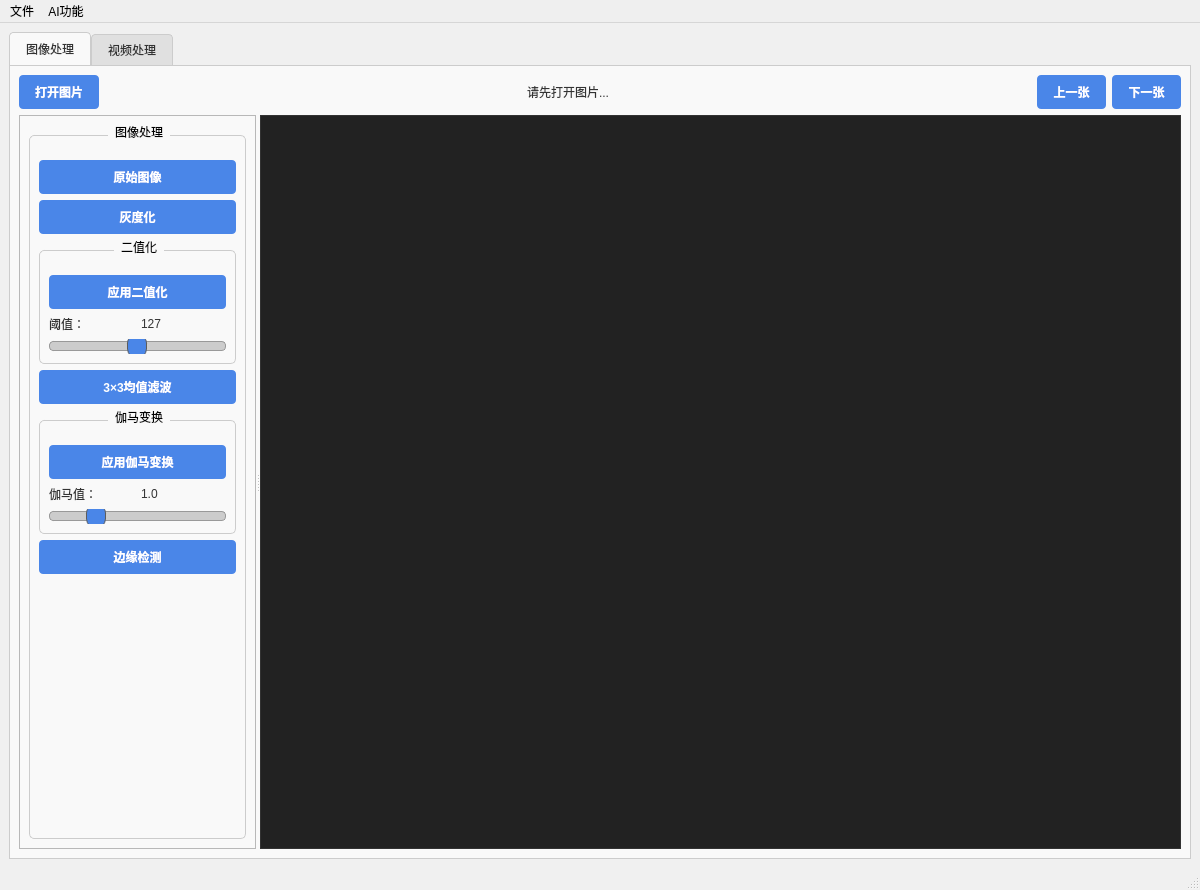
<?xml version="1.0" encoding="UTF-8"?>
<ui version="4.0">
 <class>MainWindow</class>
 <widget class="QMainWindow" name="MainWindow">
  <property name="geometry">
   <rect>
    <x>0</x>
    <y>0</y>
    <width>1200</width>
    <height>800</height>
   </rect>
  </property>
  <property name="windowTitle">
   <string>图像与视频处理软件</string>
  </property>
  <property name="styleSheet">
   <string notr="true">QMainWindow {
    background-color: #f0f0f0;
}
QPushButton {
    background-color: #4a86e8;
    color: white;
    border: none;
    padding: 8px 16px;
    border-radius: 4px;
    font-weight: bold;
}
QPushButton:hover {
    background-color: #3a76d8;
}
QPushButton:pressed {
    background-color: #2a66c8;
}
QSlider::groove:horizontal {
    border: 1px solid #999999;
    height: 8px;
    background: #cccccc;
    margin: 2px 0;
    border-radius: 4px;
}
QSlider::handle:horizontal {
    background: #4a86e8;
    border: 1px solid #5c5c5c;
    width: 18px;
    margin: -8px 0;
    border-radius: 9px;
}
QLabel {
    color: #333333;
}
QTabWidget::pane {
    border: 1px solid #cccccc;
    background-color: #f9f9f9;
}
QTabBar::tab {
    background-color: #e0e0e0;
    color: #333333;
    padding: 8px 16px;
    border-top-left-radius: 4px;
    border-top-right-radius: 4px;
    border: 1px solid #cccccc;
    border-bottom: none;
}
QTabBar::tab:selected {
    background-color: #f9f9f9;
    border-bottom: 1px solid #f9f9f9;
}
QTabBar::tab:!selected {
    margin-top: 2px;
}
QGroupBox {
    border: 1px solid #cccccc;
    border-radius: 5px;
    margin-top: 10px;
    padding-top: 15px;
}
QGroupBox::title {
    subcontrol-origin: margin;
    subcontrol-position: top center;
    padding: 0 5px;
}
QRadioButton, QCheckBox {
    padding: 2px;
}
</string>
  </property>
  <widget class="QWidget" name="centralwidget">
   <layout class="QVBoxLayout" name="verticalLayout">
    <item>
     <widget class="QTabWidget" name="tabWidget">
      <property name="currentIndex">
       <number>0</number>
      </property>
      <widget class="QWidget" name="tabImage">
       <attribute name="title">
        <string>图像处理</string>
       </attribute>
       <layout class="QVBoxLayout" name="verticalLayout_6">
        <item>
         <layout class="QHBoxLayout" name="horizontalLayout">
          <item>
           <widget class="QPushButton" name="btnOpen">
            <property name="text">
             <string>打开图片</string>
            </property>
           </widget>
          </item>
          <item>
           <spacer name="horizontalSpacer">
            <property name="orientation">
             <enum>Qt::Horizontal</enum>
            </property>
            <property name="sizeHint" stdset="0">
             <size>
              <width>40</width>
              <height>20</height>
             </size>
            </property>
           </spacer>
          </item>
          <item>
           <widget class="QLabel" name="lblImageInfo">
            <property name="text">
             <string>请先打开图片...</string>
            </property>
           </widget>
          </item>
          <item>
           <spacer name="horizontalSpacer_2">
            <property name="orientation">
             <enum>Qt::Horizontal</enum>
            </property>
            <property name="sizeHint" stdset="0">
             <size>
              <width>40</width>
              <height>20</height>
             </size>
            </property>
           </spacer>
          </item>
          <item>
           <widget class="QPushButton" name="btnPrev">
            <property name="enabled">
             <bool>false</bool>
            </property>
            <property name="text">
             <string>上一张</string>
            </property>
           </widget>
          </item>
          <item>
           <widget class="QPushButton" name="btnNext">
            <property name="enabled">
             <bool>false</bool>
            </property>
            <property name="text">
             <string>下一张</string>
            </property>
           </widget>
          </item>
         </layout>
        </item>
        <item>
         <widget class="QSplitter" name="splitter">
          <property name="orientation">
           <enum>Qt::Horizontal</enum>
          </property>
          <widget class="QFrame" name="frameControls">
           <property name="maximumSize">
            <size>
             <width>250</width>
             <height>16777215</height>
            </size>
           </property>
           <property name="frameShape">
            <enum>QFrame::StyledPanel</enum>
           </property>
           <property name="frameShadow">
            <enum>QFrame::Raised</enum>
           </property>
           <layout class="QVBoxLayout" name="verticalLayout_2">
            <item>
             <widget class="QGroupBox" name="groupBoxProcessing">
              <property name="title">
               <string>图像处理</string>
              </property>
              <layout class="QVBoxLayout" name="verticalLayout_3">
               <item>
                <widget class="QPushButton" name="btnOriginal">
                 <property name="enabled">
                  <bool>false</bool>
                 </property>
                 <property name="text">
                  <string>原始图像</string>
                 </property>
                </widget>
               </item>
               <item>
                <widget class="QPushButton" name="btnGrayscale">
                 <property name="enabled">
                  <bool>false</bool>
                 </property>
                 <property name="text">
                  <string>灰度化</string>
                 </property>
                </widget>
               </item>
               <item>
                <widget class="QGroupBox" name="groupBinary">
                 <property name="title">
                  <string>二值化</string>
                 </property>
                 <layout class="QVBoxLayout" name="verticalLayout_4">
                  <item>
                   <widget class="QPushButton" name="btnBinarization">
                    <property name="enabled">
                     <bool>false</bool>
                    </property>
                    <property name="text">
                     <string>应用二值化</string>
                    </property>
                   </widget>
                  </item>
                  <item>
                   <layout class="QHBoxLayout" name="horizontalLayout_2">
                    <item>
                     <widget class="QLabel" name="label">
                      <property name="text">
                       <string>阈值：</string>
                      </property>
                     </widget>
                    </item>
                    <item>
                     <widget class="QLabel" name="lblThreshold">
                      <property name="text">
                       <string>127</string>
                      </property>
                     </widget>
                    </item>
                   </layout>
                  </item>
                  <item>
                   <widget class="QSlider" name="sliderThreshold">
                    <property name="enabled">
                     <bool>false</bool>
                    </property>
                    <property name="maximum">
                     <number>255</number>
                    </property>
                    <property name="value">
                     <number>127</number>
                    </property>
                    <property name="orientation">
                     <enum>Qt::Horizontal</enum>
                    </property>
                   </widget>
                  </item>
                 </layout>
                </widget>
               </item>
               <item>
                <widget class="QPushButton" name="btnMeanBlur">
                 <property name="enabled">
                  <bool>false</bool>
                 </property>
                 <property name="text">
                  <string>3×3均值滤波</string>
                 </property>
                </widget>
               </item>
               <item>
                <widget class="QGroupBox" name="groupGamma">
                 <property name="title">
                  <string>伽马变换</string>
                 </property>
                 <layout class="QVBoxLayout" name="verticalLayout_5">
                  <item>
                   <widget class="QPushButton" name="btnGamma">
                    <property name="enabled">
                     <bool>false</bool>
                    </property>
                    <property name="text">
                     <string>应用伽马变换</string>
                    </property>
                   </widget>
                  </item>
                  <item>
                   <layout class="QHBoxLayout" name="horizontalLayout_3">
                    <item>
                     <widget class="QLabel" name="label_2">
                      <property name="text">
                       <string>伽马值：</string>
                      </property>
                     </widget>
                    </item>
                    <item>
                     <widget class="QLabel" name="lblGamma">
                      <property name="text">
                       <string>1.0</string>
                      </property>
                     </widget>
                    </item>
                   </layout>
                  </item>
                  <item>
                   <widget class="QSlider" name="sliderGamma">
                    <property name="enabled">
                     <bool>false</bool>
                    </property>
                    <property name="minimum">
                     <number>1</number>
                    </property>
                    <property name="maximum">
                     <number>40</number>
                    </property>
                    <property name="value">
                     <number>10</number>
                    </property>
                    <property name="orientation">
                     <enum>Qt::Horizontal</enum>
                    </property>
                   </widget>
                  </item>
                 </layout>
                </widget>
               </item>
               <item>
                <widget class="QPushButton" name="btnEdgeDetection">
                 <property name="enabled">
                  <bool>false</bool>
                 </property>
                 <property name="text">
                  <string>边缘检测</string>
                 </property>
                </widget>
               </item>
               <item>
                <spacer name="verticalSpacer">
                 <property name="orientation">
                  <enum>Qt::Vertical</enum>
                 </property>
                 <property name="sizeHint" stdset="0">
                  <size>
                   <width>20</width>
                   <height>40</height>
                  </size>
                 </property>
                </spacer>
               </item>
              </layout>
             </widget>
            </item>
           </layout>
          </widget>
          <widget class="QLabel" name="lblImage">
           <property name="sizePolicy">
            <sizepolicy hsizetype="Expanding" vsizetype="Expanding">
             <horstretch>0</horstretch>
             <verstretch>0</verstretch>
            </sizepolicy>
           </property>
           <property name="minimumSize">
            <size>
             <width>640</width>
             <height>480</height>
            </size>
           </property>
           <property name="styleSheet">
            <string notr="true">background-color: #222222;</string>
           </property>
           <property name="frameShape">
            <enum>QFrame::Box</enum>
           </property>
           <property name="text">
            <string/>
           </property>
           <property name="alignment">
            <set>Qt::AlignCenter</set>
           </property>
          </widget>
         </widget>
        </item>
       </layout>
      </widget>
      <widget class="QWidget" name="tabVideo">
       <attribute name="title">
        <string>视频处理</string>
       </attribute>
       <layout class="QVBoxLayout" name="verticalLayout_7">
        <item>
         <layout class="QHBoxLayout" name="horizontalLayout_4">
          <item>
           <widget class="QPushButton" name="btnOpenVideo">
            <property name="text">
             <string>打开视频</string>
            </property>
           </widget>
          </item>
          <item>
           <widget class="QPushButton" name="btnOpenCamera">
            <property name="text">
             <string>打开摄像头</string>
            </property>
           </widget>
          </item>
          <item>
           <spacer name="horizontalSpacer_3">
            <property name="orientation">
             <enum>Qt::Horizontal</enum>
            </property>
            <property name="sizeHint" stdset="0">
             <size>
              <width>40</width>
              <height>20</height>
             </size>
            </property>
           </spacer>
          </item>
          <item>
           <widget class="QLabel" name="lblVideoInfo">
            <property name="text">
             <string>请先打开视频或摄像头...</string>
            </property>
           </widget>
          </item>
          <item>
           <spacer name="horizontalSpacer_4">
            <property name="orientation">
             <enum>Qt::Horizontal</enum>
            </property>
            <property name="sizeHint" stdset="0">
             <size>
              <width>40</width>
              <height>20</height>
             </size>
            </property>
           </spacer>
          </item>
          <item>
           <widget class="QPushButton" name="btnStartVideo">
            <property name="enabled">
             <bool>false</bool>
            </property>
            <property name="text">
             <string>开始处理</string>
            </property>
           </widget>
          </item>
          <item>
           <widget class="QPushButton" name="btnStopVideo">
            <property name="enabled">
             <bool>false</bool>
            </property>
            <property name="text">
             <string>停止处理</string>
            </property>
           </widget>
          </item>
         </layout>
        </item>
        <item>
         <widget class="QSplitter" name="splitter_2">
          <property name="orientation">
           <enum>Qt::Horizontal</enum>
          </property>
          <widget class="QFrame" name="frameVideoControls">
           <property name="maximumSize">
            <size>
             <width>250</width>
             <height>16777215</height>
            </size>
           </property>
           <property name="frameShape">
            <enum>QFrame::StyledPanel</enum>
           </property>
           <property name="frameShadow">
            <enum>QFrame::Raised</enum>
           </property>
           <layout class="QVBoxLayout" name="verticalLayout_8">
            <item>
             <widget class="QGroupBox" name="groupBoxVideoProcessing">
              <property name="title">
               <string>视频处理模式</string>
              </property>
              <layout class="QVBoxLayout" name="verticalLayout_9">
               <item>
                <widget class="QRadioButton" name="radioOriginal">
                 <property name="text">
                  <string>原始视频</string>
                 </property>
                 <property name="checked">
                  <bool>true</bool>
                 </property>
                </widget>
               </item>
               <item>
                <widget class="QRadioButton" name="radioGrayscale">
                 <property name="text">
                  <string>灰度化</string>
                 </property>
                </widget>
               </item>
               <item>
                <widget class="QRadioButton" name="radioBinarization">
                 <property name="text">
                  <string>二值化</string>
                 </property>
                </widget>
               </item>
               <item>
                <widget class="QRadioButton" name="radioMeanBlur">
                 <property name="text">
                  <string>3×3均值滤波</string>
                 </property>
                </widget>
               </item>
               <item>
                <widget class="QRadioButton" name="radioEdgeDetection">
                 <property name="text">
                  <string>边缘检测</string>
                 </property>
                </widget>
               </item>
               <item>
                <widget class="QRadioButton" name="radioMosaic">
                 <property name="text">
                  <string>局部马赛克</string>
                 </property>
                </widget>
               </item>
               <item>
                <widget class="QRadioButton" name="radioObjectDetection">
                 <property name="text">
                  <string>AI物体检测</string>
                 </property>
                </widget>
               </item>
               <item>
                <widget class="QRadioButton" name="radioFaceDetection">
                 <property name="text">
                  <string>人脸检测(无需下载模型)</string>
                 </property>
                </widget>
               </item>
              </layout>
             </widget>
            </item>
            <item>
             <widget class="QGroupBox" name="groupBoxVideoParams">
              <property name="title">
               <string>参数设置</string>
              </property>
              <layout class="QVBoxLayout" name="verticalLayout_10">
               <item>
                <layout class="QHBoxLayout" name="horizontalLayout_5">
                 <item>
                  <widget class="QLabel" name="label_3">
                   <property name="text">
                    <string>阈值：</string>
                   </property>
                  </widget>
                 </item>
                 <item>
                  <widget class="QLabel" name="lblVideoThreshold">
                   <property name="text">
                    <string>127</string>
                   </property>
                  </widget>
                 </item>
                </layout>
               </item>
               <item>
                <widget class="QSlider" name="sliderVideoThreshold">
                 <property name="maximum">
                  <number>255</number>
                 </property>
                 <property name="value">
                  <number>127</number>
                 </property>
                 <property name="orientation">
                  <enum>Qt::Horizontal</enum>
                 </property>
                </widget>
               </item>
               <item>
                <widget class="Line" name="line">
                 <property name="orientation">
                  <enum>Qt::Horizontal</enum>
                 </property>
                </widget>
               </item>
               <item>
                <layout class="QHBoxLayout" name="horizontalLayout_6">
                 <item>
                  <widget class="QLabel" name="label_4">
                   <property name="text">
                    <string>马赛克区域大小：</string>
                   </property>
                  </widget>
                 </item>
                 <item>
                  <widget class="QSpinBox" name="spinBoxMosaicSize">
                   <property name="minimum">
                    <number>5</number>
                   </property>
                   <property name="maximum">
                    <number>50</number>
                   </property>
                   <property name="value">
                    <number>10</number>
                   </property>
                  </widget>
                 </item>
                </layout>
               </item>
               <item>
                <layout class="QFormLayout" name="formLayout">
                 <item row="0" column="0">
                  <widget class="QLabel" name="label_5">
                   <property name="text">
                    <string>X:</string>
                   </property>
                  </widget>
                 </item>
                 <item row="0" column="1">
                  <widget class="QSpinBox" name="spinBoxMosaicX">
                   <property name="minimum">
                    <number>0</number>
                   </property>
                   <property name="maximum">
                    <number>1000</number>
                   </property>
                   <property name="value">
                    <number>100</number>
                   </property>
                  </widget>
                 </item>
                 <item row="1" column="0">
                  <widget class="QLabel" name="label_6">
                   <property name="text">
                    <string>Y:</string>
                   </property>
                  </widget>
                 </item>
                 <item row="1" column="1">
                  <widget class="QSpinBox" name="spinBoxMosaicY">
                   <property name="maximum">
                    <number>1000</number>
                   </property>
                   <property name="value">
                    <number>100</number>
                   </property>
                  </widget>
                 </item>
                 <item row="2" column="0">
                  <widget class="QLabel" name="label_7">
                   <property name="text">
                    <string>宽度:</string>
                   </property>
                  </widget>
                 </item>
                 <item row="2" column="1">
                  <widget class="QSpinBox" name="spinBoxMosaicWidth">
                   <property name="minimum">
                    <number>10</number>
                   </property>
                   <property name="maximum">
                    <number>1000</number>
                   </property>
                   <property name="value">
                    <number>200</number>
                   </property>
                  </widget>
                 </item>
                 <item row="3" column="0">
                  <widget class="QLabel" name="label_8">
                   <property name="text">
                    <string>高度:</string>
                   </property>
                  </widget>
                 </item>
                 <item row="3" column="1">
                  <widget class="QSpinBox" name="spinBoxMosaicHeight">
                   <property name="minimum">
                    <number>10</number>
                   </property>
                   <property name="maximum">
                    <number>1000</number>
                   </property>
                   <property name="value">
                    <number>150</number>
                   </property>
                  </widget>
                 </item>
                </layout>
               </item>
               <item>
                <widget class="Line" name="line_2">
                 <property name="orientation">
                  <enum>Qt::Horizontal</enum>
                 </property>
                </widget>
               </item>
               <item>
                <widget class="QGroupBox" name="groupAI">
                 <property name="title">
                  <string>AI参数设置</string>
                 </property>
                 <layout class="QVBoxLayout" name="verticalLayout_11">
                  <item>
                   <layout class="QHBoxLayout" name="horizontalLayout_8">
                    <item>
                     <widget class="QLabel" name="label_10">
                      <property name="text">
                       <string>置信度：</string>
                      </property>
                     </widget>
                    </item>
                    <item>
                     <widget class="QLabel" name="lblConfidence">
                      <property name="text">
                       <string>0.5</string>
                      </property>
                     </widget>
                    </item>
                   </layout>
                  </item>
                  <item>
                   <widget class="QSlider" name="sliderConfidence">
                    <property name="minimum">
                     <number>10</number>
                    </property>
                    <property name="maximum">
                     <number>100</number>
                    </property>
                    <property name="value">
                     <number>50</number>
                    </property>
                    <property name="orientation">
                     <enum>Qt::Horizontal</enum>
                    </property>
                   </widget>
                  </item>
                  <item>
                   <widget class="QPushButton" name="btnDownloadModels">
                    <property name="text">
                     <string>初始化YOLO模型</string>
                    </property>
                   </widget>
                  </item>
                  <item>
                   <widget class="QCheckBox" name="chkShowLabels">
                    <property name="text">
                     <string>显示标签</string>
                    </property>
                    <property name="checked">
                     <bool>true</bool>
                    </property>
                   </widget>
                  </item>
                 </layout>
                </widget>
               </item>
               <item>
                <layout class="QHBoxLayout" name="horizontalLayout_7">
                 <item>
                  <widget class="QLabel" name="label_9">
                   <property name="text">
                    <string>帧率控制(FPS)：</string>
                   </property>
                  </widget>
                 </item>
                 <item>
                  <widget class="QSpinBox" name="spinBoxFrameRate">
                   <property name="minimum">
                    <number>1</number>
                   </property>
                   <property name="maximum">
                    <number>60</number>
                   </property>
                   <property name="value">
                    <number>10</number>
                   </property>
                  </widget>
                 </item>
                </layout>
               </item>
              </layout>
             </widget>
            </item>
            <item>
             <spacer name="verticalSpacer_2">
              <property name="orientation">
               <enum>Qt::Vertical</enum>
              </property>
              <property name="sizeHint" stdset="0">
               <size>
                <width>20</width>
                <height>40</height>
               </size>
              </property>
             </spacer>
            </item>
           </layout>
          </widget>
          <widget class="QLabel" name="lblVideo">
           <property name="sizePolicy">
            <sizepolicy hsizetype="Expanding" vsizetype="Expanding">
             <horstretch>0</horstretch>
             <verstretch>0</verstretch>
            </sizepolicy>
           </property>
           <property name="minimumSize">
            <size>
             <width>640</width>
             <height>480</height>
            </size>
           </property>
           <property name="styleSheet">
            <string notr="true">background-color: #222222;</string>
           </property>
           <property name="frameShape">
            <enum>QFrame::Box</enum>
           </property>
           <property name="text">
            <string/>
           </property>
           <property name="alignment">
            <set>Qt::AlignCenter</set>
           </property>
          </widget>
         </widget>
        </item>
       </layout>
      </widget>
     </widget>
    </item>
   </layout>
  </widget>
  <widget class="QMenuBar" name="menubar">
   <property name="geometry">
    <rect>
     <x>0</x>
     <y>0</y>
     <width>1200</width>
     <height>22</height>
    </rect>
   </property>
   <widget class="QMenu" name="menu">
    <property name="title">
     <string>文件</string>
    </property>
    <addaction name="actionOpen"/>
    <addaction name="actionOpenVideo"/>
    <addaction name="actionOpenCamera"/>
    <addaction name="actionSave"/>
    <addaction name="actionExit"/>
   </widget>
   <widget class="QMenu" name="menuAI">
    <property name="title">
     <string>AI功能</string>
    </property>
    <addaction name="actionDownloadYOLO"/>
    <addaction name="actionInitYOLO"/>
   </widget>
   <addaction name="menu"/>
   <addaction name="menuAI"/>
  </widget>
  <widget class="QStatusBar" name="statusbar"/>
  <action name="actionOpen">
   <property name="text">
    <string>打开图片</string>
   </property>
  </action>
  <action name="actionSave">
   <property name="text">
    <string>保存</string>
   </property>
  </action>
  <action name="actionExit">
   <property name="text">
    <string>退出</string>
   </property>
  </action>
  <action name="actionOpenVideo">
   <property name="text">
    <string>打开视频</string>
   </property>
  </action>
  <action name="actionOpenCamera">
   <property name="text">
    <string>打开摄像头</string>
   </property>
  </action>
  <action name="actionDownloadYOLO">
   <property name="text">
    <string>初始化YOLO模型</string>
   </property>
  </action>
  <action name="actionInitYOLO">
   <property name="text">
    <string>初始化YOLO模型</string>
   </property>
  </action>
 </widget>
 <resources/>
 <connections/>
</ui>
